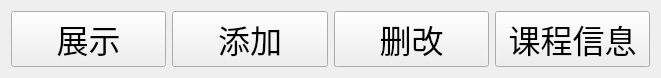
      <widget class="QWidget" name="horizontalLayoutWidget_3">
       <property name="geometry">
        <rect>
         <x>70</x>
         <y>500</y>
         <width>661</width>
         <height>51</height>
        </rect>
       </property>
       <layout class="QHBoxLayout" name="horizontalLayout_4">
        <item>
         <widget class="QPushButton" name="btn_showCourseTable">
          <property name="font">
           <font>
            <family>华文新魏</family>
            <pointsize>24</pointsize>
           </font>
          </property>
          <property name="text">
           <string>展示</string>
          </property>
         </widget>
        </item>
        <item>
         <widget class="QPushButton" name="btn_addcourse">
          <property name="font">
           <font>
            <family>华文新魏</family>
            <pointsize>24</pointsize>
           </font>
          </property>
          <property name="text">
           <string>添加</string>
          </property>
         </widget>
        </item>
        <item>
         <widget class="QPushButton" name="btn_change">
          <property name="font">
           <font>
            <family>华文新魏</family>
            <pointsize>24</pointsize>
           </font>
          </property>
          <property name="text">
           <string>删改</string>
          </property>
         </widget>
        </item>
        <item>
         <widget class="QPushButton" name="btn_info">
          <property name="font">
           <font>
            <family>华文新魏</family>
            <pointsize>24</pointsize>
           </font>
          </property>
          <property name="text">
           <string>课程信息</string>
          </property>
         </widget>
        </item>
       </layout>
      </widget>
